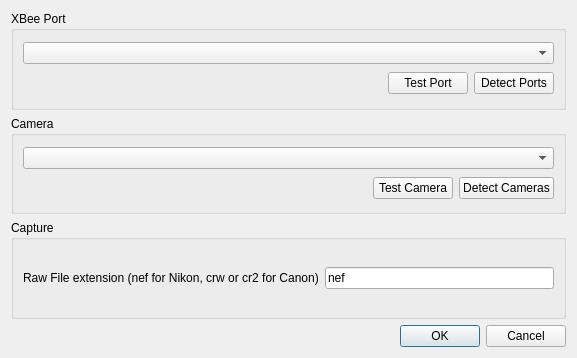
<?xml version="1.0" encoding="UTF-8"?>
<ui version="4.0">
 <class>SettingsForm</class>
 <widget class="QDialog" name="SettingsForm">
  <property name="geometry">
   <rect>
    <x>0</x>
    <y>0</y>
    <width>577</width>
    <height>358</height>
   </rect>
  </property>
  <property name="windowTitle">
   <string>Settings</string>
  </property>
  <layout class="QGridLayout" name="gridLayout">
   <item row="1" column="0">
    <widget class="QGroupBox" name="cameraBox">
     <property name="title">
      <string>Camera</string>
     </property>
     <layout class="QVBoxLayout" name="verticalLayout_2">
      <item>
       <widget class="QComboBox" name="cameraPortCombo">
        <property name="sizePolicy">
         <sizepolicy hsizetype="Expanding" vsizetype="Fixed">
          <horstretch>0</horstretch>
          <verstretch>0</verstretch>
         </sizepolicy>
        </property>
       </widget>
      </item>
      <item>
       <layout class="QHBoxLayout" name="horizontalLayout_4">
        <item>
         <spacer name="horizontalSpacer_2">
          <property name="orientation">
           <enum>Qt::Horizontal</enum>
          </property>
          <property name="sizeHint" stdset="0">
           <size>
            <width>40</width>
            <height>20</height>
           </size>
          </property>
         </spacer>
        </item>
        <item>
         <widget class="QPushButton" name="testCameraButton">
          <property name="text">
           <string>Test Camera</string>
          </property>
         </widget>
        </item>
        <item>
         <widget class="QPushButton" name="detectCamerasButton">
          <property name="text">
           <string>Detect Cameras</string>
          </property>
         </widget>
        </item>
       </layout>
      </item>
     </layout>
    </widget>
   </item>
   <item row="6" column="0">
    <widget class="QDialogButtonBox" name="buttonBox">
     <property name="orientation">
      <enum>Qt::Horizontal</enum>
     </property>
     <property name="standardButtons">
      <set>QDialogButtonBox::Cancel|QDialogButtonBox::Ok</set>
     </property>
    </widget>
   </item>
   <item row="0" column="0">
    <widget class="QGroupBox" name="xbeeBox">
     <property name="title">
      <string>XBee Port</string>
     </property>
     <layout class="QVBoxLayout" name="verticalLayout">
      <item>
       <widget class="QComboBox" name="xbeePortCombo">
        <property name="sizePolicy">
         <sizepolicy hsizetype="Expanding" vsizetype="Fixed">
          <horstretch>0</horstretch>
          <verstretch>0</verstretch>
         </sizepolicy>
        </property>
       </widget>
      </item>
      <item>
       <layout class="QHBoxLayout" name="horizontalLayout_3">
        <item>
         <spacer name="horizontalSpacer">
          <property name="orientation">
           <enum>Qt::Horizontal</enum>
          </property>
          <property name="sizeHint" stdset="0">
           <size>
            <width>40</width>
            <height>20</height>
           </size>
          </property>
         </spacer>
        </item>
        <item>
         <widget class="QPushButton" name="testPortButton">
          <property name="text">
           <string>Test Port</string>
          </property>
         </widget>
        </item>
        <item>
         <widget class="QPushButton" name="detectPortsButton">
          <property name="text">
           <string>Detect Ports</string>
          </property>
         </widget>
        </item>
       </layout>
      </item>
     </layout>
    </widget>
   </item>
   <item row="2" column="0">
    <widget class="QGroupBox" name="groupBox">
     <property name="title">
      <string>Capture</string>
     </property>
     <layout class="QHBoxLayout" name="horizontalLayout">
      <item>
       <widget class="QLabel" name="label">
        <property name="text">
         <string>Raw File extension (nef for Nikon, crw or cr2 for Canon)</string>
        </property>
       </widget>
      </item>
      <item>
       <widget class="QLineEdit" name="rawExtensionEdit">
        <property name="text">
         <string>nef</string>
        </property>
       </widget>
      </item>
     </layout>
    </widget>
   </item>
  </layout>
 </widget>
 <resources/>
 <connections>
  <connection>
   <sender>buttonBox</sender>
   <signal>accepted()</signal>
   <receiver>SettingsForm</receiver>
   <slot>accept()</slot>
   <hints>
    <hint type="sourcelabel">
     <x>275</x>
     <y>348</y>
    </hint>
    <hint type="destinationlabel">
     <x>157</x>
     <y>274</y>
    </hint>
   </hints>
  </connection>
  <connection>
   <sender>buttonBox</sender>
   <signal>rejected()</signal>
   <receiver>SettingsForm</receiver>
   <slot>reject()</slot>
   <hints>
    <hint type="sourcelabel">
     <x>343</x>
     <y>348</y>
    </hint>
    <hint type="destinationlabel">
     <x>286</x>
     <y>274</y>
    </hint>
   </hints>
  </connection>
 </connections>
</ui>
